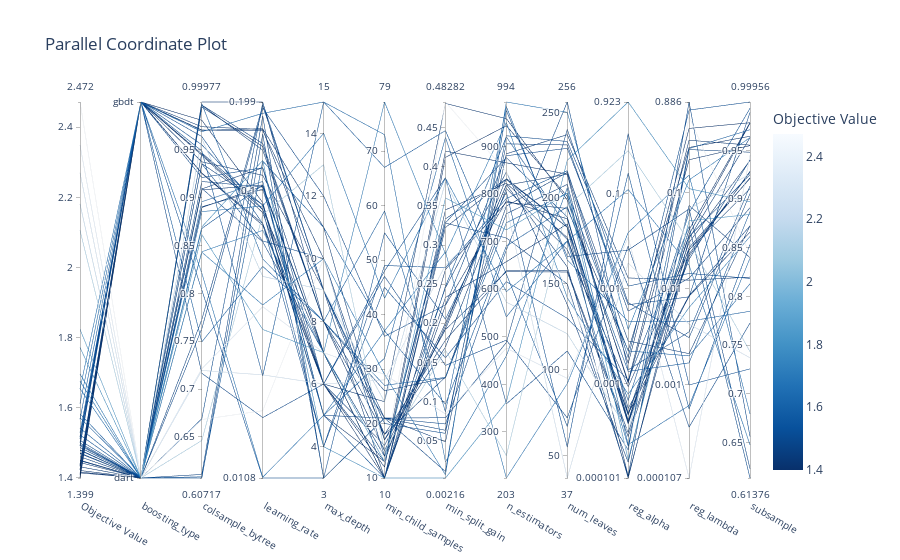

The notebook cell saved with this chart:
### Code cell
vis.plot_parallel_coordinate(study_grad)
